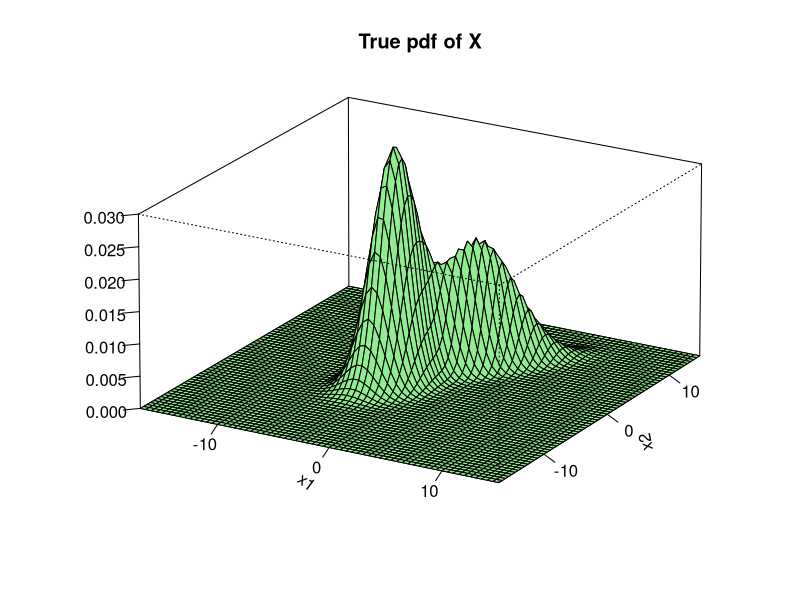
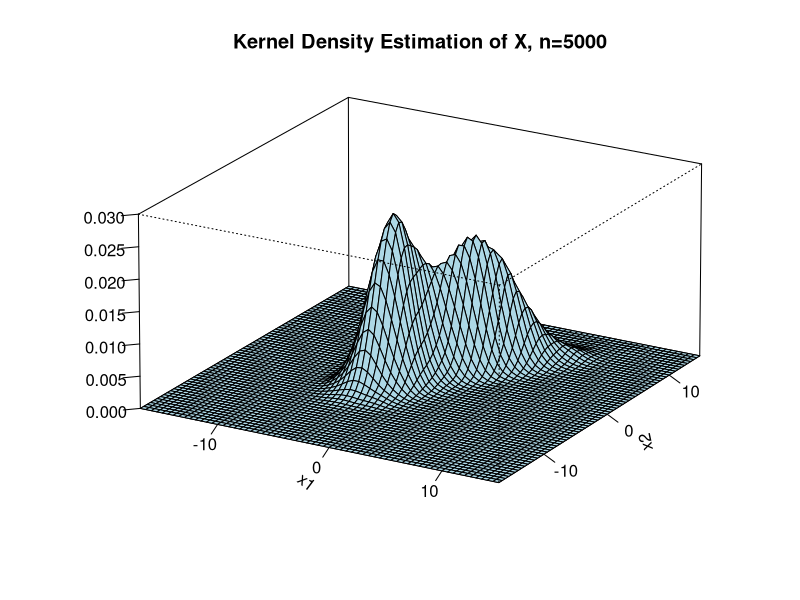

Generate these figures, in order, with R:
# clear variables and close windows
rm(list = ls(all = TRUE))
graphics.off()

# install and load packages
libraries = c("mnormt", "KernSmooth", "MASS")
lapply(libraries, function(x) if (!(x %in% installed.packages())) {
install.packages(x)
})
lapply(libraries, library, quietly = TRUE, character.only = TRUE)

# define axis
x1 = seq(-17, 15, length = 65)
x2 = x1

# Defintion of the distribution parameters 
# 1. bivariate normal density 
mu1 = c(1, 4)
sigma1 = matrix(c(5, 5, 5, 7), 2, 2)

# 2. bivariate normal density 
mu2 = c(-3, -2)
sigma2 = matrix(c(2, 0.7, 0.7, 4), 2, 2)

# 3. bivariate normal density
mu3 = c(-10, -6)
sigma3 = matrix(c(6, 6, 6, 7), 2, 2)

# generate bivariate multimodal pdfs 
f1 = function(x1, x2) {
    0.4 * dmnorm(cbind(x1, x2), mu1, sigma1) + 0.6 * dmnorm(cbind(x1, x2), mu2, sigma2)
}
z1 = outer(x1, x2, f1)

f2 = function(x1, x2) {
    0.5 * dmnorm(cbind(x1, x2), mu1, sigma1) + 0.5 * dmnorm(cbind(x1, x2), mu3, sigma3)
}
z2 = outer(x1, x2, f2)

# Simulate Data for the 3 bivariate pdfs
n1 = 5000
n2 = 50000

# first bivarite normal with different n
s1n1 = rmnorm(n1, mu1, sigma1)
s1n2 = rmnorm(n2, mu1, sigma1)

# second bivarite normal with different n 
s2n1 = rmnorm(n1, mu2, sigma2)
s2n2 = rmnorm(n2, mu2, sigma2)

# third bivarite normal with different n
s3n1 = rmnorm(n1, mu3, sigma3)
s3n2 = rmnorm(n2, mu3, sigma3)

# pull from distribution via bernoulli 
binn1 = rbinom(n1, size = 1, prob = 0.5)
binn2 = rbinom(n2, size = 1, prob = 0.5)

bin2n1 = rbinom(n1, size = 1, prob = 0.4)
bin2n2 = rbinom(n2, size = 1, prob = 0.4)

# first biv. mixture density with different n 
y1n1 = binn1 * s1n1 + (1 - binn1) * s2n1
y1n2 = binn2 * s1n2 + (1 - binn2) * s2n2

# second biv. mixture density with different n
y2n1 = bin2n1 * s1n1 + (1 - bin2n1) * s3n1
y2n2 = bin2n2 * s1n2 + (1 - bin2n2) * s3n2

# Use General Matrix rule of thumb to calc. Bandwidth Matrix 
# Estimate squareroot of VCV-Matrix for 1st distribution
sig1n1 = sqrt(var(y1n1))
sig1n2 = sqrt(var(y1n2))

# Estimate squareroot of VCV-Matrix for 2nd distribution 
sig2n1 = sqrt(var(y2n1))
sig2n2 = sqrt(var(y2n2))

# Calculate H for 1st distr.
h1n1 = n1^(-1/6) * sig1n1
h1n2 = n2^(-1/6) * sig1n2

# Calculate H for 2nd distr. 
h2n1 = n1^(-1/6) * sig2n1
h2n2 = n2^(-1/6) * sig2n2

# Calculate Kernel Densities 
# 1st Mixture Density 
kd1n1 = bkde2D(y1n1, bandwidth = (h1n1), gridsize = c(65, 65), range.x = list(c(-17, 
    15), c(-17, 15)))
kd1n2 = bkde2D(y1n2, bandwidth = (h1n2), gridsize = c(65, 65), range.x = list(c(-17, 
    15), c(-17, 15)))

# plot 
persp(x1, x2, z1, main = "True pdf of X", col = "lightgreen", theta = 30, phi = 20, 
    r = 50, d = 0.1, expand = 0.5, ltheta = 90, lphi = 180, ticktype = "detailed", 
    nticks = 5, zlim = range(0, 0.03), xlab = "x1", ylab = "x2", zlab = "")

# plot
dev.new()
persp(kd1n1$x1, kd1n1$x2, kd1n1$fhat, main = "Kernel Density Estimation of X, n=5000", 
    col = "lightblue", theta = 30, phi = 20, r = 50, d = 0.1, expand = 0.5, ltheta = 90, 
    lphi = 180, ticktype = "detailed", nticks = 5, zlim = range(0, 0.03), xlab = "x1", 
    ylab = "x2", zlab = "")
